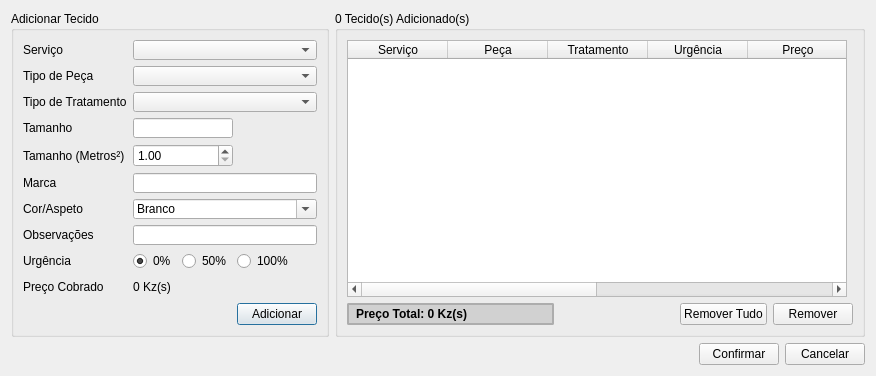
<?xml version="1.0" encoding="UTF-8"?>
<ui version="4.0">
 <class>EditTissuesDialog</class>
 <widget class="QDialog" name="EditTissuesDialog">
  <property name="geometry">
   <rect>
    <x>0</x>
    <y>0</y>
    <width>868</width>
    <height>451</height>
   </rect>
  </property>
  <property name="windowTitle">
   <string>Editar Tecidos</string>
  </property>
  <layout class="QGridLayout" name="gridLayout">
   <property name="sizeConstraint">
    <enum>QLayout::SetFixedSize</enum>
   </property>
   <item row="0" column="0">
    <widget class="QGroupBox" name="AddTissueGroupBox">
     <property name="minimumSize">
      <size>
       <width>318</width>
       <height>0</height>
      </size>
     </property>
     <property name="maximumSize">
      <size>
       <width>318</width>
       <height>16777215</height>
      </size>
     </property>
     <property name="title">
      <string>Adicionar Tecido</string>
     </property>
     <layout class="QFormLayout" name="AddTissueFormLayout">
      <item row="0" column="0">
       <widget class="QLabel" name="label_22">
        <property name="sizePolicy">
         <sizepolicy hsizetype="Fixed" vsizetype="Preferred">
          <horstretch>0</horstretch>
          <verstretch>0</verstretch>
         </sizepolicy>
        </property>
        <property name="minimumSize">
         <size>
          <width>0</width>
          <height>20</height>
         </size>
        </property>
        <property name="maximumSize">
         <size>
          <width>16777215</width>
          <height>20</height>
         </size>
        </property>
        <property name="text">
         <string>Serviço</string>
        </property>
       </widget>
      </item>
      <item row="0" column="1">
       <widget class="QComboBox" name="ServiceTypeComboBox">
        <property name="maximumSize">
         <size>
          <width>16777215</width>
          <height>20</height>
         </size>
        </property>
       </widget>
      </item>
      <item row="1" column="0">
       <widget class="QLabel" name="label_14">
        <property name="sizePolicy">
         <sizepolicy hsizetype="Fixed" vsizetype="Preferred">
          <horstretch>0</horstretch>
          <verstretch>0</verstretch>
         </sizepolicy>
        </property>
        <property name="minimumSize">
         <size>
          <width>0</width>
          <height>20</height>
         </size>
        </property>
        <property name="maximumSize">
         <size>
          <width>16777215</width>
          <height>20</height>
         </size>
        </property>
        <property name="text">
         <string>Tipo de Peça</string>
        </property>
       </widget>
      </item>
      <item row="1" column="1">
       <widget class="QComboBox" name="ClothTypeComboBox">
        <property name="maximumSize">
         <size>
          <width>16777215</width>
          <height>20</height>
         </size>
        </property>
       </widget>
      </item>
      <item row="2" column="0">
       <widget class="QLabel" name="label_13">
        <property name="sizePolicy">
         <sizepolicy hsizetype="Fixed" vsizetype="Preferred">
          <horstretch>0</horstretch>
          <verstretch>0</verstretch>
         </sizepolicy>
        </property>
        <property name="minimumSize">
         <size>
          <width>0</width>
          <height>20</height>
         </size>
        </property>
        <property name="maximumSize">
         <size>
          <width>16777215</width>
          <height>20</height>
         </size>
        </property>
        <property name="text">
         <string>Tipo de Tratamento</string>
        </property>
       </widget>
      </item>
      <item row="2" column="1">
       <widget class="QComboBox" name="TreatmentTypeComboBox">
        <property name="enabled">
         <bool>true</bool>
        </property>
        <property name="maximumSize">
         <size>
          <width>16777215</width>
          <height>20</height>
         </size>
        </property>
       </widget>
      </item>
      <item row="3" column="0">
       <widget class="QLabel" name="TissueSizeLabel">
        <property name="text">
         <string>Tamanho</string>
        </property>
       </widget>
      </item>
      <item row="3" column="1">
       <widget class="QLineEdit" name="TissueSizeEntry">
        <property name="maximumSize">
         <size>
          <width>100</width>
          <height>20</height>
         </size>
        </property>
        <property name="maxLength">
         <number>20</number>
        </property>
       </widget>
      </item>
      <item row="4" column="0">
       <widget class="QLabel" name="SquareMetersLabel">
        <property name="minimumSize">
         <size>
          <width>0</width>
          <height>20</height>
         </size>
        </property>
        <property name="maximumSize">
         <size>
          <width>16777215</width>
          <height>23</height>
         </size>
        </property>
        <property name="text">
         <string>Tamanho (Metros²)</string>
        </property>
       </widget>
      </item>
      <item row="4" column="1">
       <widget class="QDoubleSpinBox" name="SquareMetersSpinBox">
        <property name="sizePolicy">
         <sizepolicy hsizetype="Fixed" vsizetype="Fixed">
          <horstretch>0</horstretch>
          <verstretch>0</verstretch>
         </sizepolicy>
        </property>
        <property name="maximumSize">
         <size>
          <width>100</width>
          <height>16777215</height>
         </size>
        </property>
        <property name="minimum">
         <double>1.000000000000000</double>
        </property>
        <property name="maximum">
         <double>99.000000000000000</double>
        </property>
       </widget>
      </item>
      <item row="5" column="0">
       <widget class="QLabel" name="label_9">
        <property name="text">
         <string>Marca</string>
        </property>
       </widget>
      </item>
      <item row="5" column="1">
       <widget class="QLineEdit" name="TissueBrandEntry">
        <property name="maximumSize">
         <size>
          <width>16777215</width>
          <height>20</height>
         </size>
        </property>
        <property name="maxLength">
         <number>50</number>
        </property>
       </widget>
      </item>
      <item row="6" column="0">
       <widget class="QLabel" name="label_15">
        <property name="text">
         <string>Cor/Aspeto</string>
        </property>
       </widget>
      </item>
      <item row="6" column="1">
       <widget class="QComboBox" name="TissueColorComboBox">
        <property name="maximumSize">
         <size>
          <width>16777215</width>
          <height>20</height>
         </size>
        </property>
        <property name="editable">
         <bool>true</bool>
        </property>
        <item>
         <property name="text">
          <string>Branco</string>
         </property>
        </item>
        <item>
         <property name="text">
          <string>Azul</string>
         </property>
        </item>
        <item>
         <property name="text">
          <string>Azul Escuro</string>
         </property>
        </item>
        <item>
         <property name="text">
          <string>Azul Claro</string>
         </property>
        </item>
        <item>
         <property name="text">
          <string>Azul Bebe</string>
         </property>
        </item>
        <item>
         <property name="text">
          <string>Verde</string>
         </property>
        </item>
        <item>
         <property name="text">
          <string>Verde Alface</string>
         </property>
        </item>
        <item>
         <property name="text">
          <string>Verde Escuro</string>
         </property>
        </item>
        <item>
         <property name="text">
          <string>Preto</string>
         </property>
        </item>
        <item>
         <property name="text">
          <string>Lilás</string>
         </property>
        </item>
        <item>
         <property name="text">
          <string>Champanhe</string>
         </property>
        </item>
        <item>
         <property name="text">
          <string>Rosa</string>
         </property>
        </item>
        <item>
         <property name="text">
          <string>Rosa Bebe</string>
         </property>
        </item>
        <item>
         <property name="text">
          <string>Rosa Pink</string>
         </property>
        </item>
        <item>
         <property name="text">
          <string>Castanho</string>
         </property>
        </item>
        <item>
         <property name="text">
          <string>Castanho Chocolate</string>
         </property>
        </item>
        <item>
         <property name="text">
          <string>Castanho Escuro</string>
         </property>
        </item>
        <item>
         <property name="text">
          <string>Bege</string>
         </property>
        </item>
        <item>
         <property name="text">
          <string>Cinza</string>
         </property>
        </item>
        <item>
         <property name="text">
          <string>Cinza Claro</string>
         </property>
        </item>
        <item>
         <property name="text">
          <string>Vinho</string>
         </property>
        </item>
        <item>
         <property name="text">
          <string>Vermelho</string>
         </property>
        </item>
        <item>
         <property name="text">
          <string>Amarelo</string>
         </property>
        </item>
        <item>
         <property name="text">
          <string>Laranja</string>
         </property>
        </item>
        <item>
         <property name="text">
          <string>Creme</string>
         </property>
        </item>
        <item>
         <property name="text">
          <string>Verde Militar</string>
         </property>
        </item>
        <item>
         <property name="text">
          <string>Cinza Escuro</string>
         </property>
        </item>
       </widget>
      </item>
      <item row="7" column="0">
       <widget class="QLabel" name="label_17">
        <property name="text">
         <string>Observações</string>
        </property>
       </widget>
      </item>
      <item row="7" column="1">
       <widget class="QLineEdit" name="ObservationsEntry">
        <property name="maximumSize">
         <size>
          <width>16777215</width>
          <height>20</height>
         </size>
        </property>
        <property name="maxLength">
         <number>100</number>
        </property>
       </widget>
      </item>
      <item row="8" column="0">
       <widget class="QLabel" name="label_3">
        <property name="sizePolicy">
         <sizepolicy hsizetype="Fixed" vsizetype="Preferred">
          <horstretch>0</horstretch>
          <verstretch>0</verstretch>
         </sizepolicy>
        </property>
        <property name="minimumSize">
         <size>
          <width>0</width>
          <height>20</height>
         </size>
        </property>
        <property name="maximumSize">
         <size>
          <width>16777215</width>
          <height>20</height>
         </size>
        </property>
        <property name="text">
         <string>Urgência</string>
        </property>
       </widget>
      </item>
      <item row="8" column="1">
       <layout class="QHBoxLayout" name="horizontalLayout_10">
        <item>
         <widget class="QRadioButton" name="NormalUrgencyRadio">
          <property name="sizePolicy">
           <sizepolicy hsizetype="Fixed" vsizetype="Fixed">
            <horstretch>0</horstretch>
            <verstretch>0</verstretch>
           </sizepolicy>
          </property>
          <property name="minimumSize">
           <size>
            <width>0</width>
            <height>20</height>
           </size>
          </property>
          <property name="maximumSize">
           <size>
            <width>16777215</width>
            <height>20</height>
           </size>
          </property>
          <property name="text">
           <string>0%</string>
          </property>
          <property name="checked">
           <bool>true</bool>
          </property>
          <attribute name="buttonGroup">
           <string notr="true">UrgencyButtonGroup</string>
          </attribute>
         </widget>
        </item>
        <item>
         <widget class="QRadioButton" name="MediumUrgencyRadio">
          <property name="sizePolicy">
           <sizepolicy hsizetype="Fixed" vsizetype="Fixed">
            <horstretch>0</horstretch>
            <verstretch>0</verstretch>
           </sizepolicy>
          </property>
          <property name="minimumSize">
           <size>
            <width>0</width>
            <height>20</height>
           </size>
          </property>
          <property name="maximumSize">
           <size>
            <width>16777215</width>
            <height>20</height>
           </size>
          </property>
          <property name="text">
           <string>50%</string>
          </property>
          <property name="checked">
           <bool>false</bool>
          </property>
          <attribute name="buttonGroup">
           <string notr="true">UrgencyButtonGroup</string>
          </attribute>
         </widget>
        </item>
        <item alignment="Qt::AlignLeft">
         <widget class="QRadioButton" name="HighUrgencyRadio">
          <property name="sizePolicy">
           <sizepolicy hsizetype="Fixed" vsizetype="Fixed">
            <horstretch>0</horstretch>
            <verstretch>0</verstretch>
           </sizepolicy>
          </property>
          <property name="minimumSize">
           <size>
            <width>0</width>
            <height>20</height>
           </size>
          </property>
          <property name="maximumSize">
           <size>
            <width>16777215</width>
            <height>20</height>
           </size>
          </property>
          <property name="text">
           <string>100%</string>
          </property>
          <attribute name="buttonGroup">
           <string notr="true">UrgencyButtonGroup</string>
          </attribute>
         </widget>
        </item>
       </layout>
      </item>
      <item row="9" column="0">
       <widget class="QLabel" name="label_19">
        <property name="sizePolicy">
         <sizepolicy hsizetype="Fixed" vsizetype="Preferred">
          <horstretch>0</horstretch>
          <verstretch>0</verstretch>
         </sizepolicy>
        </property>
        <property name="minimumSize">
         <size>
          <width>0</width>
          <height>20</height>
         </size>
        </property>
        <property name="maximumSize">
         <size>
          <width>16777215</width>
          <height>20</height>
         </size>
        </property>
        <property name="text">
         <string>Preço Cobrado</string>
        </property>
       </widget>
      </item>
      <item row="9" column="1">
       <widget class="QLabel" name="TissuePriceChargedLabel">
        <property name="maximumSize">
         <size>
          <width>16777215</width>
          <height>20</height>
         </size>
        </property>
        <property name="text">
         <string>0 Kz(s)</string>
        </property>
       </widget>
      </item>
      <item row="24" column="0" colspan="2">
       <widget class="QFrame" name="frame_2">
        <property name="sizePolicy">
         <sizepolicy hsizetype="Preferred" vsizetype="Fixed">
          <horstretch>0</horstretch>
          <verstretch>0</verstretch>
         </sizepolicy>
        </property>
        <property name="frameShape">
         <enum>QFrame::NoFrame</enum>
        </property>
        <property name="frameShadow">
         <enum>QFrame::Raised</enum>
        </property>
        <layout class="QHBoxLayout" name="horizontalLayout_3">
         <property name="leftMargin">
          <number>0</number>
         </property>
         <property name="topMargin">
          <number>0</number>
         </property>
         <property name="rightMargin">
          <number>0</number>
         </property>
         <property name="bottomMargin">
          <number>0</number>
         </property>
         <item>
          <spacer name="horizontalSpacer">
           <property name="orientation">
            <enum>Qt::Horizontal</enum>
           </property>
           <property name="sizeHint" stdset="0">
            <size>
             <width>40</width>
             <height>20</height>
            </size>
           </property>
          </spacer>
         </item>
         <item>
          <widget class="QPushButton" name="AddTissueButton">
           <property name="text">
            <string>Adicionar</string>
           </property>
          </widget>
         </item>
        </layout>
       </widget>
      </item>
     </layout>
    </widget>
   </item>
   <item row="0" column="1">
    <widget class="QGroupBox" name="AddedTissuesGroupBox">
     <property name="title">
      <string>0 Tecido(s) Adicionado(s)</string>
     </property>
     <layout class="QGridLayout" name="gridLayout_2">
      <item row="0" column="0">
       <widget class="QTableWidget" name="TissuesTableWidget">
        <property name="minimumSize">
         <size>
          <width>500</width>
          <height>180</height>
         </size>
        </property>
        <property name="editTriggers">
         <set>QAbstractItemView::NoEditTriggers</set>
        </property>
        <property name="selectionMode">
         <enum>QAbstractItemView::SingleSelection</enum>
        </property>
        <property name="selectionBehavior">
         <enum>QAbstractItemView::SelectRows</enum>
        </property>
        <property name="verticalScrollMode">
         <enum>QAbstractItemView::ScrollPerPixel</enum>
        </property>
        <property name="horizontalScrollMode">
         <enum>QAbstractItemView::ScrollPerPixel</enum>
        </property>
        <attribute name="verticalHeaderVisible">
         <bool>false</bool>
        </attribute>
        <column>
         <property name="text">
          <string>Serviço</string>
         </property>
        </column>
        <column>
         <property name="text">
          <string>Peça</string>
         </property>
        </column>
        <column>
         <property name="text">
          <string>Tratamento</string>
         </property>
        </column>
        <column>
         <property name="text">
          <string>Urgência</string>
         </property>
        </column>
        <column>
         <property name="text">
          <string>Preço</string>
         </property>
        </column>
        <column>
         <property name="text">
          <string>Tamanho</string>
         </property>
        </column>
        <column>
         <property name="text">
          <string>Metros²</string>
         </property>
        </column>
        <column>
         <property name="text">
          <string>Marca</string>
         </property>
        </column>
        <column>
         <property name="text">
          <string>Cor/Aspeto</string>
         </property>
        </column>
        <column>
         <property name="text">
          <string>Observações</string>
         </property>
        </column>
       </widget>
      </item>
      <item row="1" column="0" colspan="2">
       <layout class="QHBoxLayout" name="horizontalLayout_4">
        <item>
         <widget class="QLabel" name="TotalPriceLabel">
          <property name="styleSheet">
           <string notr="true">background-color: #d1d1d1;
border: 2px solid #adadad;
border-radius: 2px;
padding-left: 4px;
font-weight: bold;</string>
          </property>
          <property name="text">
           <string>Preço Total: 0 Kz(s)</string>
          </property>
         </widget>
        </item>
        <item alignment="Qt::AlignRight">
         <widget class="QPushButton" name="RemoveAllTissuesButton">
          <property name="text">
           <string>Remover Tudo</string>
          </property>
         </widget>
        </item>
        <item alignment="Qt::AlignVCenter">
         <widget class="QPushButton" name="RemoveTissueButton">
          <property name="sizePolicy">
           <sizepolicy hsizetype="Fixed" vsizetype="Fixed">
            <horstretch>0</horstretch>
            <verstretch>0</verstretch>
           </sizepolicy>
          </property>
          <property name="text">
           <string>Remover</string>
          </property>
         </widget>
        </item>
       </layout>
      </item>
     </layout>
    </widget>
   </item>
   <item row="1" column="0" colspan="2">
    <layout class="QHBoxLayout" name="horizontalLayout">
     <item>
      <spacer name="horizontalSpacer_2">
       <property name="orientation">
        <enum>Qt::Horizontal</enum>
       </property>
       <property name="sizeHint" stdset="0">
        <size>
         <width>40</width>
         <height>20</height>
        </size>
       </property>
      </spacer>
     </item>
     <item>
      <widget class="QPushButton" name="ConfirmButton">
       <property name="sizePolicy">
        <sizepolicy hsizetype="Fixed" vsizetype="Fixed">
         <horstretch>0</horstretch>
         <verstretch>0</verstretch>
        </sizepolicy>
       </property>
       <property name="text">
        <string>Confirmar</string>
       </property>
      </widget>
     </item>
     <item alignment="Qt::AlignRight">
      <widget class="QPushButton" name="CancelButton">
       <property name="sizePolicy">
        <sizepolicy hsizetype="Fixed" vsizetype="Fixed">
         <horstretch>0</horstretch>
         <verstretch>0</verstretch>
        </sizepolicy>
       </property>
       <property name="text">
        <string>Cancelar</string>
       </property>
      </widget>
     </item>
    </layout>
   </item>
  </layout>
 </widget>
 <resources/>
 <connections/>
 <buttongroups>
  <buttongroup name="UrgencyButtonGroup"/>
 </buttongroups>
</ui>
